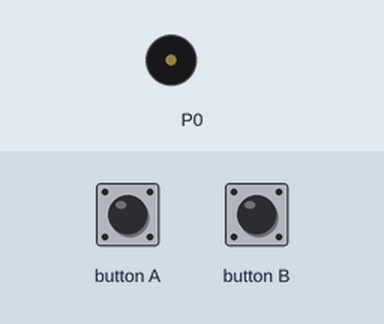
This program was run on a simulated BBC micro:bit (MakeCode). Parts: buzzer (waves = sounding). The inputs (shaded band) are chosen by the test bench.

Above: at 1.2 s.
1.3 s: button A pressed for 0.15 s
At 2.7 s:
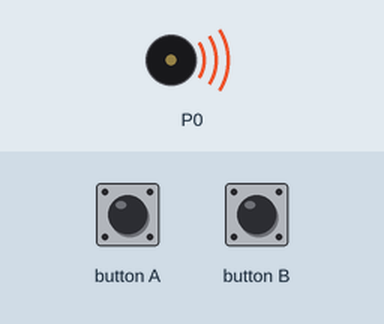
Timing chart, 0 to 10.0 s (numbered marks = the images above; inputs shaded):
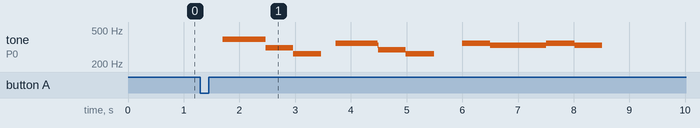

Measured:
- after the input at 1.3 s, tone on P0: plays 392 Hz for 0.77 s, 311 Hz for 0.49 s, 262 Hz for 0.51 s, 349 Hz for 0.75 s, 330 Hz for 0.02 s, 294 Hz for 0.49 s … (11 notes in this stretch), starting after 0.41 s

The program:

main.ts
```typescript
input.onButtonPressed(Button.A, function () {
    music.startMelody(music.builtInMelody(Melodies.Dadadadum), MelodyOptions.Once)
    for (let index = 0; index < 2; index++) {
        music.playTone(262, music.beat(BeatFraction.Whole))
        music.playTone(294, music.beat(BeatFraction.Whole))
        music.playTone(330, music.beat(BeatFraction.Whole))
        music.playTone(262, music.beat(BeatFraction.Whole))
    }
    for (let index = 0; index < 2; index++) {
        music.playTone(330, music.beat(BeatFraction.Whole))
        music.playTone(349, music.beat(BeatFraction.Whole))
        music.playTone(330, music.beat(BeatFraction.Whole))
    }
})
input.onButtonPressed(Button.B, function () {
    music.startMelody(music.builtInMelody(Melodies.Entertainer), MelodyOptions.Once)
})
basic.forever(function () {

})
```

test.ts
```typescript
// test ender her, dette bliver ikke kompileret, når denne pakke bruges som en udvidelse.
```
